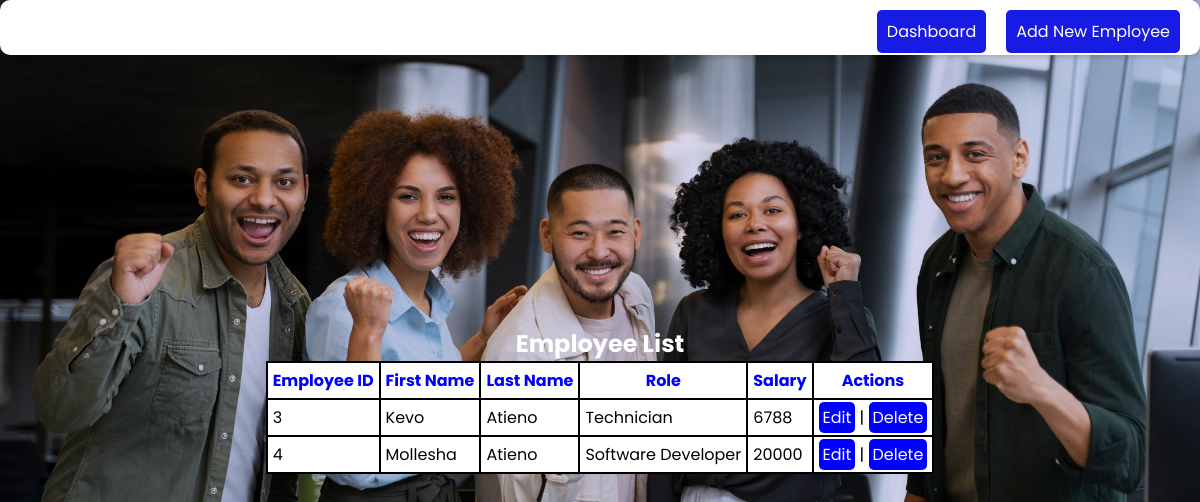
Screenshot of /employee_management.php with the database file from the repository.
### tables this page shows
CREATE TABLE `emps` (
  `id` int(11) NOT NULL,
  `first_name` varchar(50) NOT NULL,
  `last_name` varchar(50) NOT NULL,
  `job_role` varchar(50) NOT NULL,
  `salary` decimal(10,0) NOT NULL,
  `created_at` date NOT NULL DEFAULT curdate()
);

### employee_management.php (the view, shortened to what this page needs)
<?php
require_once('dbh.inc.php');
$query = "SELECT * FROM emps";
$result = mysqli_query($conn, $query);
?>
<!DOCTYPE html>
<html lang="en">
<head>
    <link rel="stylesheet" href="styles.css">
</head>
<body>
    <div class="container">
        <header>
            <h1>Employee Management</h1>
                <ul>
                    <li><a href="admin.php">Dashboard</a></li>
                    <li><a href="add_employee.php">Add New Employee</a></li>
                </ul>
        </header>
            <h2>Employee List</h2>
            <table>
                <thead>
                    <tr>
                        <th>Employee ID</th>
                        <th>First Name</th>
                        <th>Last Name</th>
                        <th>Role</th>
                        <th>Salary</th>
                        <th>Actions</th>
                    </tr>
                </thead>
                <tbody>
                    <?php while ($employee = mysqli_fetch_assoc($result)): ?>
                        <tr>
                            <td><?php echo $employee['id']; ?></td>
                            <td><?php echo $employee['first_name']; ?></td>
                            <td><?php echo $employee['last_name']; ?></td>
                            <td><?php echo $employee['job_role']; ?></td>
                            <td><?php echo $employee['salary']; ?></td>
                            <td>
                            <a href="editemp.php?id=<?php echo $employee['id']; ?>">Edit</a> |
                                <a href="deleteemp.php?id=<?php echo $employee['id']; ?>" onclick="return confirm('Are you sure you want to delete this employee?')">Delete</a>
                            </td>
                    <?php endwhile; ?>
                </tbody>
            </table>
    </div>
</body>
</html>

### styles.css (style rules this page uses)
* { padding:0; margin:0; font-family: "Poppins", sans-serif; }
body { font-family: Arial, sans-serif; background-color: #f4f4f4; color: #33333323; height: 100vh; padding: 0; margin: 0; }
header { position: fixed; width: 100%; height: 55px; z-index: 5; box-shadow: 2px 2px 6px #00000025, -2px -2px 6px #00000025; background: rgb(255, 255, 255); color: #fff; border-radius: 10px; text-align: center; top: 0; left: 0; display: flex; justify-content: center; align-items: center; }
header h1 { font-size: 28px; margin-bottom: 10px; }
ul { position: absolute; right: 20px; list-style-type: none; padding: 0; display: flex; justify-content: center; margin-top: 10px; height: 50%; display: flex; gap: 20px; }
ul li a { color: #fff; text-decoration: none; font-size: 16px; padding: 10px; border-radius: 5px; background-color: #181be4; transition: background-color 0.3s ease; }

### employee_management.php (style rules this page uses)
body { display:flex; justify-content:center; align-items:center; background-image:url(theone.jpg); background-size:cover; background-blend-mode:multiply; background-color: rgba(69, 69, 172, 0.23); color:#000; height:100vh; }
.container { display:flex; justify-content:center; align-items:center; flex-direction:column; }
h2 { color:white; }
table { border:2px solid black; border-collapse:collapse; background:white; }
th,td { border:2px solid black; padding:5px; }
th { color:blue; }
a { height:100%; width: 100%; background:blue; color:#fff; text-decoration:none; border-radius:5px; padding: 4px; }

### rows the page displays
emps: id "3", first_name "Kevo", last_name "Atieno", job_role "Technician", salary "6788"
emps: id "4", first_name "Mollesha", last_name "Atieno", job_role "Software Developer", salary "20000"
